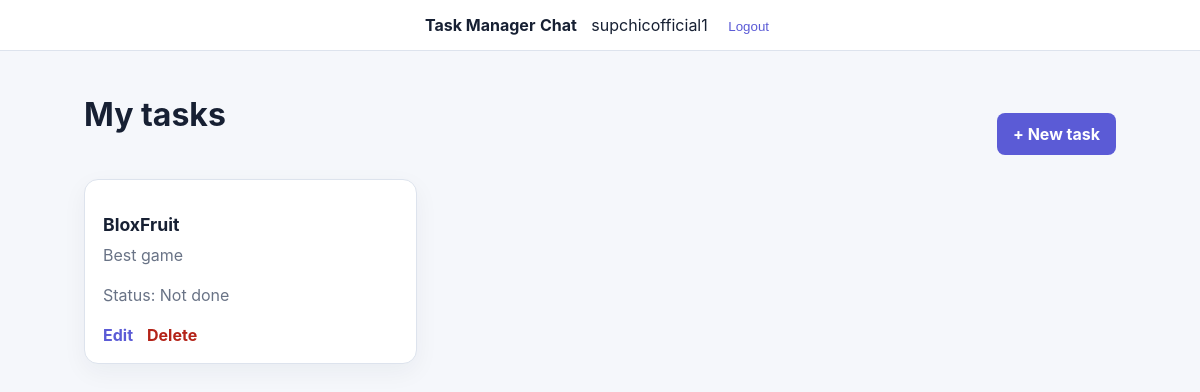
The page / (signed in) on the database its author committed.
### manager/models.py (models this page shows, shortened)
class Task(models.Model):
    user = models.ForeignKey(User, on_delete=models.CASCADE)
    title = models.CharField(max_length=100)
    description = models.TextField(blank=True)
    done = models.BooleanField(default=False)

### manager/views.py (the view)
# urls.py: path("", task_list, name="task-list"),
@login_required
def task_list(request):
    tasks = Task.objects.filter(user=request.user)
    return render(request, "manager/task_list.html", {"tasks": tasks})

### templates/manager/task_list.html (shortened to what this page needs)
{% extends "manager/base.html" %}
{% block content %}
<div class="page-header">
    <h1>My tasks</h1>
    <a class="button" href="{% url 'task-create' %}">+ New task</a>
</div>
<div class="task-grid">
    {% for task in tasks %}
        <div class="task-card card">
            <h2>{% if task.done %}<s>{{ task.title }}</s>{% else %}{{ task.title }}{% endif %}</h2>
            {% if task.description %}<p>{{ task.description }}</p>{% endif %}
            <p>Status: {% if task.done %}Done{% else %}Not done{% endif %}</p>
            <div class="task-actions">
                <a href="{% url 'task-edit' task.pk %}">Edit</a>
                <a class="danger" href="{% url 'task-delete' task.pk %}">Delete</a>
            </div>
        </div>
    {% empty %}
        <div class="empty card">
            <h2>No tasks found</h2>
            <p>Create a task or change the filters.</p>
        </div>
    {% endfor %}
</div>
{% endblock %}

### templates/manager/base.html (shortened to what this page needs)
{% load static %}
<!doctype html>
<html lang="en">
<head>
    <link rel="stylesheet" href="{% static 'style.css' %}">
</head>
<body>
    <div class="nav">
        <a href="{% url 'task-list' %}">Task Manager</a>
        {% if request.user.is_authenticated %}
            <a href="{% url 'chat' %}">Chat</a>
            <span>{{ request.user.username }}</span>
            <form method="post" action="{% url 'logout' %}">
                <button type="submit">Logout</button>
            </form>
        {% endif %}
    </div>
    <div class="container">
        {% block content %}{% endblock %}
    </div>
</body>
</html>

### static/style.css (style rules this page uses)
:root { --ink: #172033; --muted: #697386; --line: #dde3ed; --surface: #ffffff; --primary: #5b5bd6; --danger: #b42318; }
* { box-sizing: border-box; }
body { margin: 0; font-family: Inter, system-ui, -apple-system, sans-serif; color: var(--ink); background: #f5f7fb; }
.nav { padding: 15px; background: var(--surface); border-bottom: 1px solid var(--line); text-align: center; }
.nav a { color: var(--ink); font-weight: bold; text-decoration: none; }
.nav span { margin: 0 10px; }
.nav form { display: inline; }
.nav button { border: 0; background: none; color: var(--primary); cursor: pointer; }
.container { width: min(1100px, 86%); margin: 44px auto; }
.card { background: var(--surface); border: 1px solid var(--line); border-radius: 14px; box-shadow: 0 8px 24px rgba(23,32,51,.05); }
.page-header { display: flex; justify-content: space-between; align-items: end; margin-bottom: 24px; }
h1, h2, p { margin-top: 0; }
.button { display: inline-flex; justify-content: center; align-items: center; min-height: 42px; padding: 10px 16px; border: 0; border-radius: 8px; background: var(--primary); color: white; text-decoration: none; font-weight: 700; cursor: pointer; }
.task-grid { display: grid; grid-template-columns: repeat(3, 1fr); gap: 16px; }
.task-card { padding: 18px; }
.task-card h2 { margin: 16px 0 8px; font-size: 1.1rem; }
.task-card p { color: var(--muted); line-height: 1.5; }
.task-actions { display: flex; gap: 14px; margin-top: 18px; }
.task-actions a { color: var(--primary); font-weight: 700; text-decoration: none; }
.task-actions .danger { color: var(--danger); }

### rows shown on the page
Task: title "BloxFruit", description "Best game", done "Not done"

### other values the page prints
{{ request.user.username }} "supchicofficial1"
